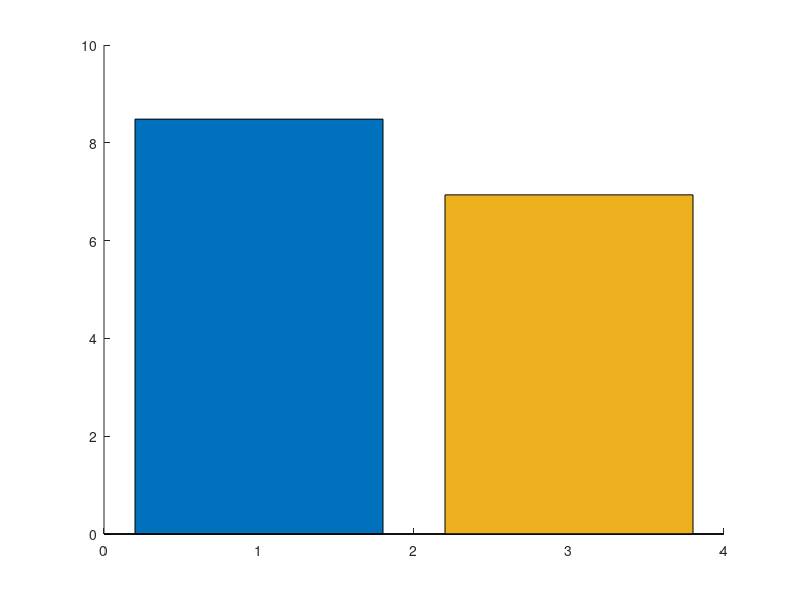

Recreate this plot in MATLAB. (Note: this script raises an error after producing the figure.)
% close all;
fontsize = 22;
fig_size = [1 1 6 4];
linewidth = 2.5;
markersz = 8;
sysname = "FTP";
color = ['m','k','c']; % CAMEO, ACO, UbiG
fname_12b = "../figures/ofdm_snr.pdf";


fig = figure('Units','inches', 'Position', fig_size);
hold on;
y3 = 8.4840; %[data.snr_cs_multipath]; 
y4 = 6.9354; %[data.snr_11ad];
bars(1) = bar(1,[y3]);
bars(2) = bar(2,[y3]*0);
bars(3) = bar(3,[y4]);

% set(gca,'YScale','log');
% ylim([5e-7 1e2]);
% change facecolor
for ii=1:3
    bars(ii).FaceColor = color(ii);
end
bars(3).FaceColor = [0.75 0.75 0.75];    
% apply hatch pattern to bars
% hatchfill2(bars(1), 'single', 'HatchAngle', 45, 'HatchDensity', 40, 'HatchColor', 'black');
% hatchfill2(bars(2), 'single', 'HatchAngle', 45, 'HatchDensity', 20, 'HatchColor', 'black');
% hatchfill2(bars(2), 'cross', 'HatchAngle', 45, 'HatchDensity', 40, 'HatchColor', 'black');
% hatchfill2(bars(4), 'cross', 'HatchAngle', 45, 'HatchDensity', 20, 'HatchColor', 'black');
% hatchfill2(bars(5), 'single', 'HatchAngle', -45, 'HatchDensity', 40, 'HatchColor', 'black');
% hatchfill2(bars(6), 'single', 'HatchAngle', -45, 'HatchDensity', 20, 'HatchColor', 'black');
% legendData = {'CAMEO','Baseline'};
% [legend_h, object_h, plot_h, text_str] = legendflex(bars, legendData, 'FontSize', fontsize, ...
%     'anchor', [3 3], 'buffer', [-10 -10],'ncol',1);
% apply hatch pattern to legends
% hatchfill2(object_h(2+1), 'single', 'HatchAngle', 45, 'HatchDensity', 40/3, 'HatchColor', 'black');
% hatchfill2(object_h(6+2), 'single', 'HatchAngle', 45, 'HatchDensity', 20/3, 'HatchColor', 'black');
% hatchfill2(object_h(2+2), 'cross', 'HatchAngle', 45, 'HatchDensity', 40/3, 'HatchColor', 'black');
% hatchfill2(object_h(6+4), 'cross', 'HatchAngle', 45, 'HatchDensity', 20/3, 'HatchColor', 'black');
% hatchfill2(object_h(6+5), 'single', 'HatchAngle', -45, 'HatchDensity', 40/3, 'HatchColor', 'black');
% hatchfill2(object_h(6+6), 'single', 'HatchAngle', -45, 'HatchDensity', 20/3, 'HatchColor', 'black');

grid on;
ylabel("SNR (dB)");
set(gca,'xtick', [1,2 3]);
set(gca,'xticklabel', [sysname,"","Baseline"]);
set(gca, 'FontSize', fontsize);
% set(legend_h,'fontsize',13);
set(gca, 'XMinorTick','on', 'XMinorGrid','on', 'YMinorTick','on', 'YMinorGrid','on');
exportgraphics(fig,fname_12b,'Resolution',300);